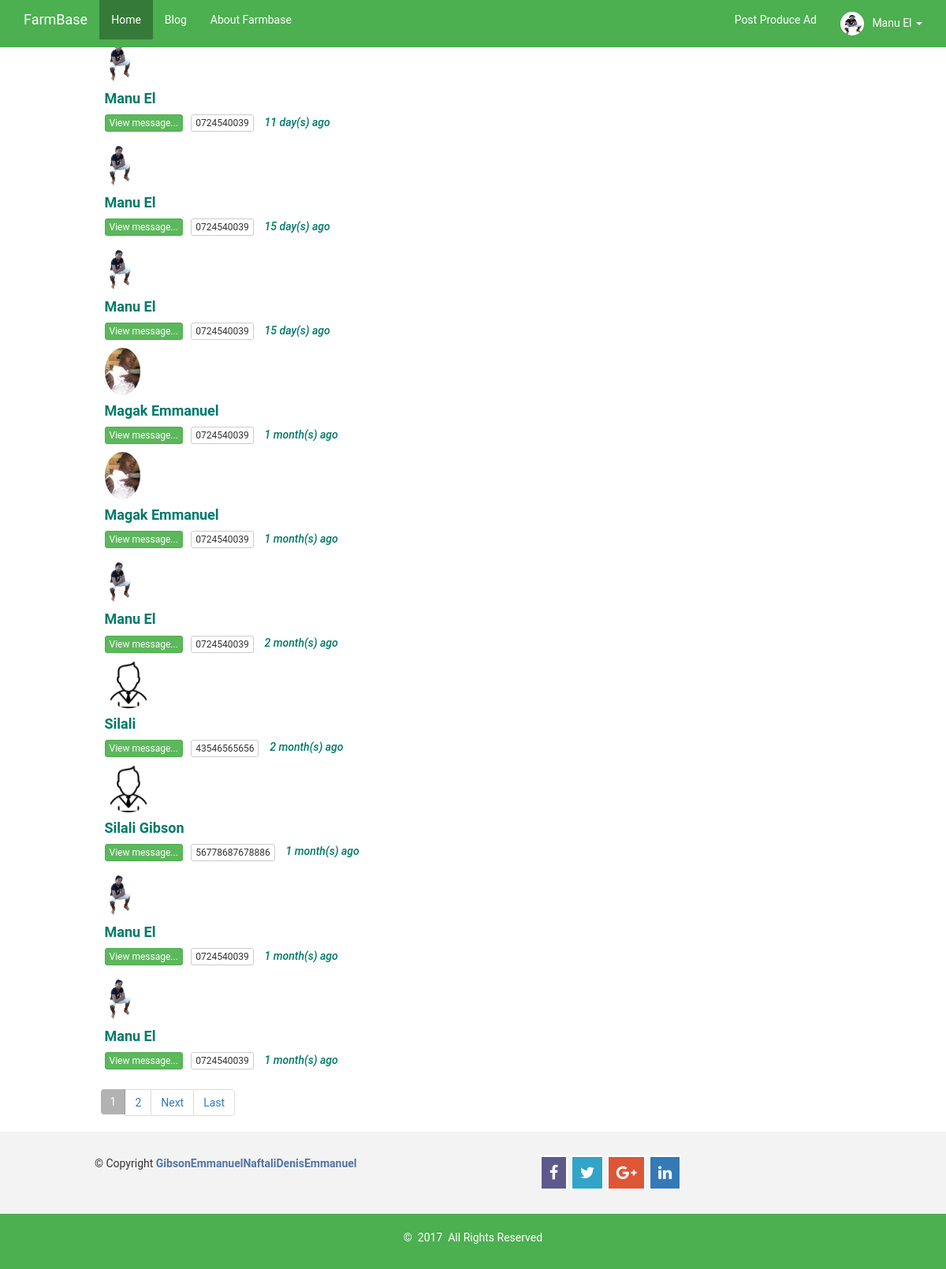
/farmer_inbox.php (signed in), run on the app's committed database.
### tables this page shows
CREATE TABLE `tbl_farmers` (
  `ID` int(11) NOT NULL,
  `name` varchar(100) NOT NULL,
  `email` varchar(100) NOT NULL,
  `phone` varchar(100) NOT NULL,
  `photo` varchar(100) NOT NULL,
  `pass` varchar(500) NOT NULL,
  `hidden` varchar(5) NOT NULL,
  `timer` timestamp NOT NULL DEFAULT CURRENT_TIMESTAMP ON UPDATE CURRENT_TIMESTAMP
);

CREATE TABLE `sent_messages` (
  `ID` int(11) NOT NULL,
  `name` varchar(100) NOT NULL,
  `senderEmail` varchar(100) NOT NULL,
  `phone` varchar(100) NOT NULL,
  `message` longtext NOT NULL,
  `postID` varchar(100) NOT NULL,
  `receiverEmail` varchar(100) NOT NULL,
  `status` varchar(10) NOT NULL,
  `timer` timestamp NOT NULL DEFAULT CURRENT_TIMESTAMP ON UPDATE CURRENT_TIMESTAMP
);

CREATE TABLE `tbl_consultants` (
  `ID` int(11) NOT NULL,
  `name` varchar(100) NOT NULL,
  `email` varchar(100) NOT NULL,
  `phone` varchar(100) NOT NULL,
  `photo` varchar(100) NOT NULL,
  `pass` varchar(500) NOT NULL,
  `timer` timestamp NOT NULL DEFAULT CURRENT_TIMESTAMP ON UPDATE CURRENT_TIMESTAMP
);

### class.farmer.php (called while the page is built, shortened)
<?php
class FARMER
{
	private $conn;
	public function __construct()
	{
		$database = new Database();
		$db = $database->dbConnection();
		$this->conn = $db;
    }
	public function runQuery($sql)
	{
		$stmt = $this->conn->prepare($sql);
		return $stmt;
	}
	public function is_logged_in()
	{
		if(isset($_SESSION['farmerSession']))
		{
			return true;
		}
	}
}

### class.message.php (the view, shortened to what this page needs)
<?php
class paginate
{
	function __construct()
	{
		$database = new Database();
		$db = $database->dbConnection();
		$this->conn = $db;
	}
	public function dataview($query)
	{
		$stmt = $this->conn->prepare($query);
		$stmt->execute();
		if($stmt->rowCount()>0)
		{
			while($row=$stmt->fetch(PDO::FETCH_ASSOC))
			{
				?>
			  <a href="farmer_inbox_view.php?message=<?php echo $row['ID']; ?>" class="clearfix">
              <div class="col-md-10 col-md-offset-1  col-xs-12 col-sm-12 row-eq-height __message-item"  id="mauni">
                <div class="col-md-3 col-sm-3 col-xs-3">
               <?php
                            $stmt1 = $this->conn->prepare("SELECT * FROM tbl_consultants WHERE name=:email_id AND photo!=''");
                            $stmt1->execute(array(":email_id"=>$row['name']));
                            if ($stmt1->rowCount() > 0) {
                                $rower = $stmt1->fetch(PDO::FETCH_ASSOC);?>
                                <span class="photo"><img class=" img-circle" alt="avatar" src="consultants/consult_images/<?php echo $rower['photo']; ?>" height="60px"></span>
                       <?php     } else {
                            $stmt1 = $stmt1 = $this->conn->prepare("SELECT * FROM tbl_farmers WHERE name=:email_id AND photo!=''");
                            $stmt1->execute(array(":email_id"=>$row['name']));
                            if ($stmt1->rowCount() > 0) {
                                $rower = $stmt1->fetch(PDO::FETCH_ASSOC);?>
                                <span class="photo"><img class=" img-circle" alt="avatar" src="farmer_images/<?php echo $rower['photo']; ?>" height="60px"></span>
                      <?php } else { ?>
                                <span class="photo"><img class=" img-circle" alt="avatar" src="img/user.png" height="60px"></span>
                      <?php }
                        } ?>
               	</div>
                <div class="col-md-9 col-sm-9 col-xs-9">
	            <span>    <a href="farmer_inbox_view.php?message=<?php echo $row['ID']; ?>"><h4 class="itemed h4"><b><?php echo $row['name']; ?></b></h4></a>
					  <a href="farmer_inbox_view.php?message=<?php echo $row['ID']; ?>"><button class="btn btn-success btn-xs" type="submit" name="btn-more" value="<?php echo $row['ID']; ?>">View message...</button></a>&nbsp;&nbsp;
					 </span>
	                   <span  class="priced btn btn-default btn-xs"> <?php echo $row['phone']; ?></span>&nbsp;&nbsp;&nbsp;
	                    <span class="itemed h5 " style="font-style: italic;"><?php
	                    			$timed = $row['timer'];
								   $timestamp = strtotime($timed);
								   $strTime = array("second", "minute", "hour", "day", "month", "year");
								   $length = array("60","60","24","30","12","10");
								   $currentTime = time();
								   if($currentTime >= $timestamp) {
										$diff     = time()- $timestamp;
										for($i = 0; $diff >= $length[$i] && $i < count($length)-1; $i++) {
										$diff = $diff / $length[$i];
										}
										$diff = round($diff);
										echo $diff . " " . $strTime[$i] . "(s) ago ";
								   } ?></span>
               </div><br>
            </div>
               </a>
                <?php
			}
		}
		else
		{
			?>
            <tr>
            <td>Nothing here...</td>
            </tr>
            <?php
		}
	}
	public function paginglink($query,$records_per_page)
	{
		$self = $_SERVER['PHP_SELF'];
		$stmt = $this->conn->prepare($query);
		$stmt->execute();
		$total_no_of_records = $stmt->rowCount();
		if($total_no_of_records > 0)
		{
			?><tr><td colspan="3"><?php
			$total_no_of_pages=ceil($total_no_of_records/$records_per_page);
			$current_page=1;
			for($i=1;$i<=$total_no_of_pages;$i++)
			{
				if($i==$current_page)
				{
					echo "<li class='active'><a href='".$self."?page_no=".$i."'>".$i."</a></li>";
				}
				else
				{
					echo "<li><a  href='".$self."?page_no=".$i."'>".$i."</a>&nbsp;&nbsp;</li>";
				}
			}
			if($current_page!=$total_no_of_pages)
			{
				$next=$current_page+1;
				echo "<li><a  href='".$self."?page_no=".$next."'>Next</a>&nbsp;&nbsp;</li>";
				echo "<li><a href='".$self."?page_no=".$total_no_of_pages."'>Last</a>&nbsp;&nbsp;</li>";
			}
			?></td></tr><?php
		}
	}
}

### farmer_inbox.php (shortened to what this page needs)
<?php
require_once 'class.farmer.php';
$farmer_home = new FARMER();
if($farmer_home->is_logged_in()){
$stmt = $farmer_home->runQuery("SELECT * FROM tbl_farmers WHERE email=:email_id");
$stmt->execute(array(":email_id"=>$_SESSION['farmerSession']));
$row = $stmt->fetch(PDO::FETCH_ASSOC);
}
$farmer_home_post = new Database();
if($farmer_home_post->dbConnection())
	{
		include_once 'class.message.php';
		$paginate = new paginate();
	}
?>
<!DOCTYPE html>
<html>
	<head>
		<link href="#SSS" rel="stylesheet" type="text/css" />
		 <link href="css/style.css" rel="stylesheet">
		<link href="css/bootstrap.min.css" rel="stylesheet" type="text/css" />
		 <link href="font/css/font-awesome.css" rel="stylesheet" />
	</head>
	<body>
	<section>
		<nav class="navbar navbar-default navbar-fixed-top">
      <div class="container">
        <div class="navbar-header">
          <a class="navbar-brand" href="index">FarmBase</a>
        </div>
        <div id="navbar" class="navbar-collapse collapse">
          <ul class="nav navbar-nav">
            <li class="active"><a href="index">Home</a></li>
            <li><a href="blog">Blog</a></li>
            <li><a href="about">About Farmbase</a></li>
          </ul>
          <ul class="nav navbar-nav navbar-right">
           <?php
if($farmer_home->is_logged_in()) {
 	?>
 	<li><a href="farmer_post"><span class="glyphicon glyphicon"></span>&nbsp;Post Produce Ad</a></li>
	 <li class="dropdown">
              <a href="#" class="dropdown-toggle" data-toggle="dropdown" role="button" aria-haspopup="true" aria-expanded="false">
              	<?php
					if(isset($pic)){
						echo $pic;
					} else { ?>
					<img class="img-circle " src="farmer_images/<?php echo $row['photo']; ?>"  style=" padding:0px;"  height=50px />
				<?php
				}?>
			  <span class=""></span>&nbsp; <?php echo $row['name']; ?>&nbsp;<span class="caret"></span></a>
            </li><?php } ?>
          </ul>
        </div>
      </div>
    </nav>
   	 <div class="col-lg-2 col-lg-offset-5">
		<br style="margin: 15px;">
	</div>
    <section>
    <div class="container" id="panel_post">
		                   <?php
		                   $namer = $row['name'];
		                    $query = "SELECT * FROM sent_messages WHERE receiverEmail='$namer' ORDER BY ID DESC";
		                    $records_per_page=10;
		                    $newquery = $paginate->paging($query,$records_per_page);
		                    $paginate->dataview($newquery);
		                    ?>
		                  <div class="clearfix"></div>
		                 <div class=" col-md-10 col-xs-12 col-md-offset-1">
		                 	<ul class="pagination">
		                    <?php
		                    $paginate->paginglink($query,$records_per_page);
		                    ?>
		                    </ul>
		                 </div>
        </div>
    </section>
	<?php
	include 'footer.php';
	?>
	</body>
</html>

### css/style.css (style rules this page uses)
html , body { font-family: 'Roboto', sans-serif !important; }
.navbar-fixed-top, #navbar, #myTab { background-color:#4CAF50 !important; border: none!important; }
.dropdown-toggle { background-color:#4CAF50 !important; }
ul .active a { background-color:rgba(0,0,0,0.3) !important; border: none!important; }
.nav li a, .navbar-brand { color: #fff!important; border: none!important; border-radius: 0px!important; }
.dropdown-toggle img { width: 30px!important; height: 30px!important; padding: 0px!important; }
#panel_post { width: 100%; margin-top: -20px!important; }
#mauni { padding: 5px; }
.itemed { color: #00796b!important; }
a { text-decoration: none; }
ul { list-style: none; }
.col-lg-2 { width: 100%!important; margin: 10px!important; }

### data on the page
tbl_farmers: photo (picture), name "Manu El"
sent_messages: tbl_farmers.photo (picture), name "Manu El", $row['ID'] 22 (drawn), phone "0724540039", diff "11", i "day"
sent_messages: tbl_farmers.photo (picture), name "Manu El", $row['ID'] 21 (drawn), phone "0724540039", diff "15", i "day"
sent_messages: tbl_farmers.photo (picture), name "Manu El", $row['ID'] 20 (drawn), phone "0724540039", diff "15", i "day"
sent_messages: tbl_consultants.photo (picture), name "Magak Emmanuel", $row['ID'] 15 (drawn), phone "0724540039", diff "1", i "month"
sent_messages: tbl_consultants.photo (picture), name "Magak Emmanuel", $row['ID'] 14 (drawn), phone "0724540039", diff "1", i "month"
sent_messages: tbl_farmers.photo (picture), name "Manu El", $row['ID'] 13 (drawn), phone "0724540039", diff "2", i "month"
sent_messages: name "Silali", $row['ID'] 11 (drawn), phone "43546565656", diff "2", i "month"
sent_messages: name "Silali Gibson", $row['ID'] 7 (drawn), phone "56778687678886", diff "1", i "month"
sent_messages: tbl_farmers.photo (picture), name "Manu El", $row['ID'] 6 (drawn), phone "0724540039", diff "1", i "month"
sent_messages: tbl_farmers.photo (picture), name "Manu El", $row['ID'] 5 (drawn), phone "0724540039", diff "1", i "month"
